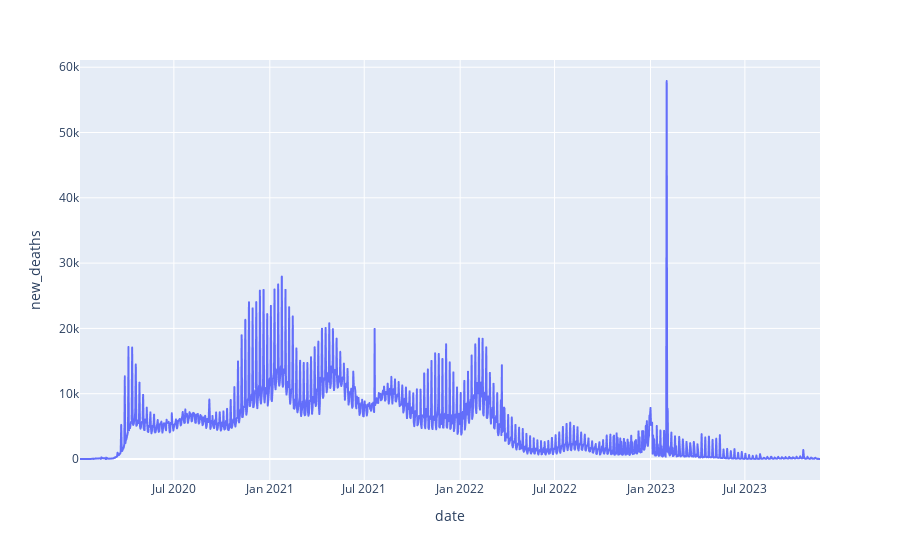

The notebook cell saved with this chart:
### Code cell
px.line(df_world,y='new_deaths',x='date')

### Figure 1 — Plotly figure (JSON) as saved in the notebook; plotly's stock layout.template omitted (floating-point values rounded to 4 significant figures; data arrays with more than 128 entries replaced by an {"elided": "..."} marker saying what was removed)
{"data": [{"hovertemplate": "date=%{x}<br>new_deaths=%{y}<extra></extra>", "legendgroup": "", "line": {"color": "#636efa", "dash": "solid"}, "marker": {"symbol": "circle"}, "mode": "lines", "name": "", "showlegend": false, "type": "scattergl", "x": {"elided": "1420 str values"}, "xaxis": "x", "y": {"elided": "1420 int values"}, "yaxis": "y"}], "layout": {"legend": {"tracegroupgap": 0}, "margin": {"t": 60}, "xaxis": {"anchor": "y", "domain": [0, 1], "title": {"text": "date"}}, "yaxis": {"anchor": "x", "domain": [0, 1], "title": {"text": "new_deaths"}}}}
